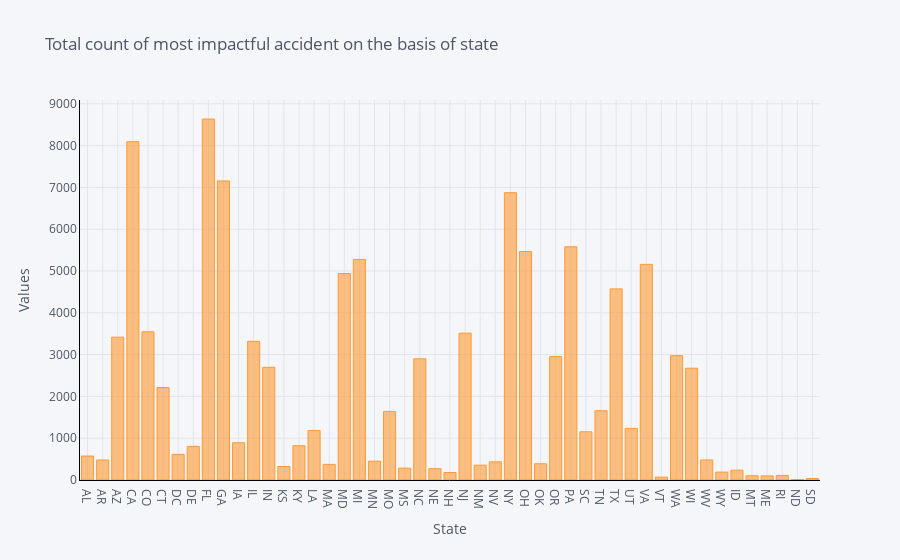

Source (notebook cell):
### Code cell
most_impact_acc.iplot(kind='bar', title="Total count of most impactful accident on the basis of state", yTitle="Values",
                            xTitle="State", opacity=0.6, linecolor = 'black')

### Figure 1 — Plotly figure (JSON) as saved in the notebook; plotly's stock layout.template omitted (floating-point values rounded to 4 significant figures)
{"data": [{"marker": {"color": "rgba(255, 153, 51, 0.6)", "line": {"color": "rgba(255, 153, 51, 1.0)", "width": 1}}, "name": "State", "orientation": "v", "text": "", "type": "bar", "x": ["AL", "AR", "AZ", "CA", "CO", "CT", "DC", "DE", "FL", "GA", "IA", "IL", "IN", "KS", "KY", "LA", "MA", "MD", "MI", "MN", "MO", "MS", "NC", "NE", "NH", "NJ", "NM", "NV", "NY", "OH", "OK", "OR", "PA", "SC", "TN", "TX", "UT", "VA", "VT", "WA", "WI", "WV", "WY", "ID", "MT", "ME", "RI", "ND", "SD"], "y": [574, 478, 3417, 8093, 3545, 2212, 614, 805, 8636, 7155, 891, 3317, 2695, 323, 819, 1186, 374, 4939, 5277, 451, 1641, 284, 2899, 271, 178, 3513, 354, 435, 6873, 5466, 389, 2954, 5580, 1153, 1657, 4572, 1235, 5159, 68, 2975, 2674, 480, 189, 235, 102, 98, 109, 10, 35]}], "layout": {"legend": {"bgcolor": "#F5F6F9", "font": {"color": "#4D5663"}}, "paper_bgcolor": "#F5F6F9", "plot_bgcolor": "#F5F6F9", "title": {"font": {"color": "#4D5663"}, "text": "Total count of most impactful accident on the basis of state"}, "xaxis": {"gridcolor": "#E1E5ED", "linecolor": "black", "showgrid": true, "tickfont": {"color": "#4D5663"}, "title": {"font": {"color": "#4D5663"}, "text": "State"}, "zerolinecolor": "#E1E5ED"}, "yaxis": {"gridcolor": "#E1E5ED", "linecolor": "black", "showgrid": true, "tickfont": {"color": "#4D5663"}, "title": {"font": {"color": "#4D5663"}, "text": "Values"}, "zerolinecolor": "#E1E5ED"}}}
